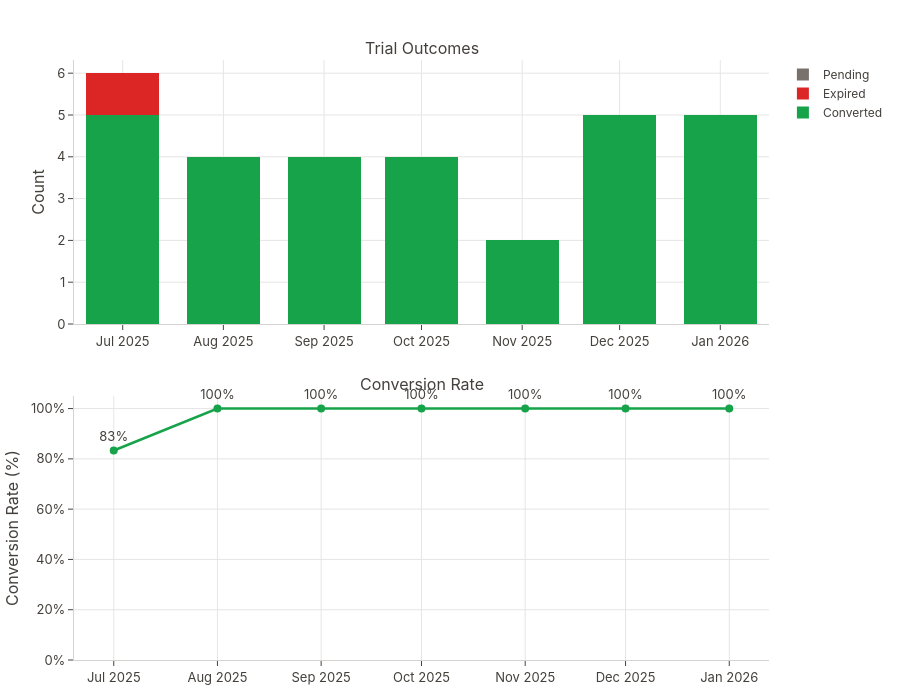

The code cell stored with this chart in its notebook:
### Code cell
reports.trials.plot_timeline(trial_df)

### Figure 1 — Plotly figure (JSON) as saved in the notebook; plotly's stock layout.template omitted (floating-point values rounded to 4 significant figures)
{"data": [{"marker": {"color": "#16A34A"}, "name": "Converted", "type": "bar", "x": ["2025-07-01T00:00:00.000000", "2025-08-01T00:00:00.000000", "2025-09-01T00:00:00.000000", "2025-10-01T00:00:00.000000", "2025-11-01T00:00:00.000000", "2025-12-01T00:00:00.000000", "2026-01-01T00:00:00.000000"], "xaxis": "x", "y": [5, 4, 4, 4, 2, 5, 5], "yaxis": "y"}, {"marker": {"color": "#DC2626"}, "name": "Expired", "type": "bar", "x": ["2025-07-01T00:00:00.000000", "2025-08-01T00:00:00.000000", "2025-09-01T00:00:00.000000", "2025-10-01T00:00:00.000000", "2025-11-01T00:00:00.000000", "2025-12-01T00:00:00.000000", "2026-01-01T00:00:00.000000"], "xaxis": "x", "y": [1, 0, 0, 0, 0, 0, 0], "yaxis": "y"}, {"marker": {"color": "#78716C"}, "name": "Pending", "type": "bar", "x": ["2025-07-01T00:00:00.000000", "2025-08-01T00:00:00.000000", "2025-09-01T00:00:00.000000", "2025-10-01T00:00:00.000000", "2025-11-01T00:00:00.000000", "2025-12-01T00:00:00.000000", "2026-01-01T00:00:00.000000"], "xaxis": "x", "y": [0, 0, 0, 0, 0, 0, 0], "yaxis": "y"}, {"line": {"color": "#16A34A", "width": 2.5}, "marker": {"size": 8}, "mode": "lines+markers+text", "showlegend": false, "text": ["83%", "100%", "100%", "100%", "100%", "100%", "100%"], "textposition": "top center", "type": "scatter", "x": ["2025-07-01T00:00:00.000000", "2025-08-01T00:00:00.000000", "2025-09-01T00:00:00.000000", "2025-10-01T00:00:00.000000", "2025-11-01T00:00:00.000000", "2025-12-01T00:00:00.000000", "2026-01-01T00:00:00.000000"], "xaxis": "x2", "y": [83.33, 100, 100, 100, 100, 100, 100], "yaxis": "y2"}], "layout": {"annotations": [{"font": {"size": 16}, "showarrow": false, "text": "Trial Outcomes", "x": 0.5, "xanchor": "center", "xref": "paper", "y": 1, "yanchor": "bottom", "yref": "paper"}, {"font": {"size": 16}, "showarrow": false, "text": "Conversion Rate", "x": 0.5, "xanchor": "center", "xref": "paper", "y": 0.44, "yanchor": "bottom", "yref": "paper"}], "barmode": "stack", "height": 700, "shapes": [{"line": {"color": "#78716C", "dash": "dot"}, "type": "line", "x0": 0, "x1": 1, "xref": "x2 domain", "y0": 50, "y1": 50, "yref": "y2"}], "xaxis": {"anchor": "y", "domain": [0, 1], "dtick": "M1", "tickformat": "%b %Y", "type": "date"}, "xaxis2": {"anchor": "y2", "domain": [0, 1], "dtick": "M1", "tickformat": "%b %Y", "type": "date"}, "yaxis": {"anchor": "x", "domain": [0.56, 1], "title": {"text": "Count"}}, "yaxis2": {"anchor": "x2", "domain": [0, 0.44], "range": [0, 105], "ticksuffix": "%", "title": {"text": "Conversion Rate (%)"}}}}
